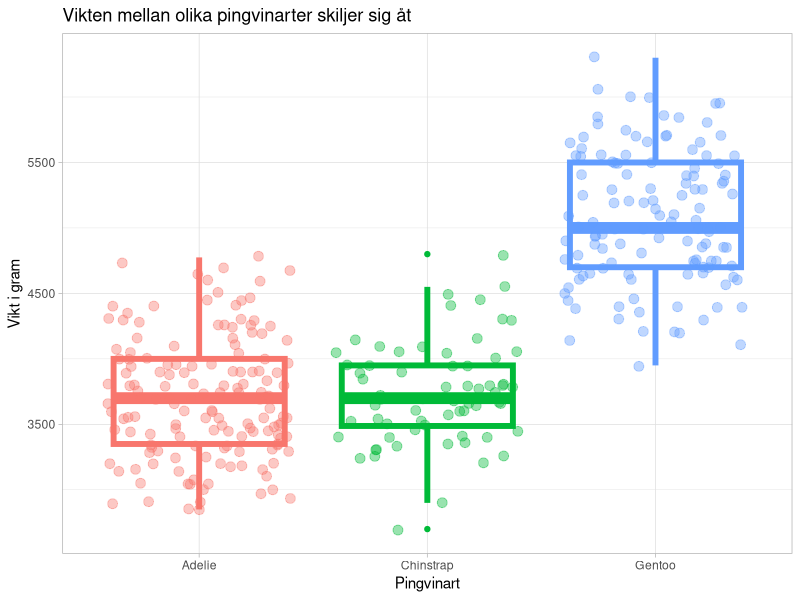

The R source for this figure:
## ---- chunk 1
#| label: fig-penquins_boxplot
#| fig-cap: "Olika pingvinarters vikter"
#| warning: false
#| message: false
#| echo: false

library(tidyverse)
data("penguins")

penguins |> 
  ggplot(aes(x = species, y = body_mass, color = species)) +
  geom_boxplot(show.legend = FALSE, size = 2) +
  geom_jitter(alpha= 0.4, size = 3, show.legend = FALSE) +
  labs(
    title = "Vikten mellan olika pingvinarter skiljer sig åt",
    y = "Vikt i gram",
    x = "Pingvinart"
  ) +
  theme_light()
